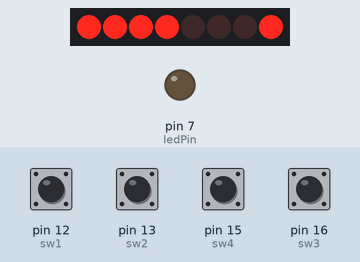
This sketch was run on a simulated Arduino Uno, built with avr-gcc and run on an emulated ATmega328P. Shown: 8 port-expander outputs drawn as a row of LEDs (first output left, lit = HIGH), output pins drawn as LEDs (lit = HIGH). Wiring (inferred from the names in the program): PCF8574 port expander at I2C address 0x3E. Wiring (inferred from the signals the program sends): row of LEDs: on Q0, Q1, Q2, Q3, Q4, Q5, Q6, Q7. The inputs (shaded band) are chosen by the test bench; at power-on: pin 12 (sw1), pin 13 (sw2), pin 15 (sw4), pin 16 (sw3) HIGH.

Above: at 1.2 s.
1.3 s: pin 12 (sw1) pulled LOW for 0.15 s
At 2.2 s:
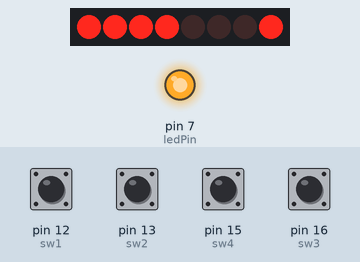
2.9 s: pin 12 (sw1) pulled LOW for 1 s
At 4.7 s:
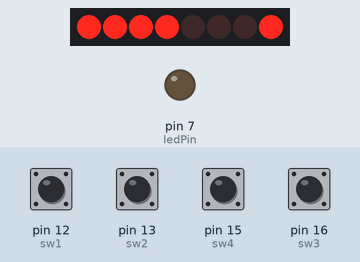
Timing chart, 0 to 6.2 s (numbered marks = the images above; inputs shaded):
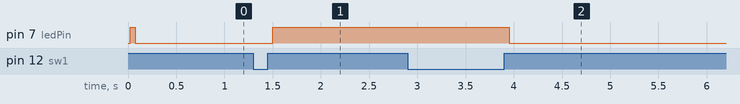

Measured:
- after the input at 1.3 s, pin 7 (ledPin): LOW → HIGH after 0.20 s
- after the input at 2.9 s, pin 7 (ledPin): HIGH → LOW after 1.1 s

The sketch:

mirror.ino
```cpp
/* mirror
 *
 *  CSE 132 - Studio 7
 *
 *  Fill this out so we know whose studio this is.
 *
 *  Name:Elan Miller
 *  WUSTL Key:elanbmiller
 *
 *  Name:
 *  WUSTL Key:
 *
 *  Name:
 *  WUSTL Key:
 *
 *  Name:
 *  WUSTL Key:
 *
 */

#define sw1 12
#define sw2 13
#define sw3 16
#define sw4 15

#define ledPin 7

#include <Arduino.h>
#include <Wire.h>
#include <ST7036.h>

ST7036 lcd = ST7036 ( 2, 16, 0x7c );

int input = 1;
int input2 = 1;
int input3 = 1;
int input4 = 1;

int pushCount = 0;

int lastButtonState = LOW;//reading = 1;
int ledState = HIGH;
int buttonState;
long hold = 0;

long lastDebounceTime = 0;
long debounceDelay = 50;

void setup ()
{
  lcd.init ();
  lcd.setContrast(0);
  // insert code here as needed

  //Serial.begin(9600);
  pinMode(sw1, INPUT_PULLUP);
  pinMode(sw2, INPUT_PULLUP);
  pinMode(sw3, INPUT_PULLUP);
  pinMode(sw4, INPUT_PULLUP);

  pinMode(ledPin, OUTPUT);

  digitalWrite(ledPin, ledState);

}

void loop ()
{

// Serial.print("input : ");Serial.println(input);//when pressed, digitalRead value is 0, otherwise, it's 1
// digitalWrite(ledPin, input);


 //Serial.print("input2 : ");Serial.println(input2);
// digitalWrite(ledPin, input2);

// Serial.print("input3 : ");Serial.println(input3);
// digitalWrite(ledPin, input3);

// Serial.print("input4 : ");Serial.println(input4);
// digitalWrite(ledPin, input4);

  input = digitalRead(sw1);
  input2 = digitalRead(sw2);
  input3 = digitalRead(sw3);
  input4 = digitalRead(sw4);

  /*
  if(input != lastButtonState || input2 != lastButtonState || input3 != lastButtonState || input4 != lastButtonState){
    lastDebounceTime = millis();
  }
  */
  if(input != lastButtonState){
    lastDebounceTime = millis();
    hold = input;
  }

  /*
  else if(input2 != lastButtonState){
    lastDebounceTime = millis();
    hold = input2;
  }


  else if(input3 != lastButtonState){
    lastDebounceTime = millis();
    hold = input3;
  }


  else if(input4 != lastButtonState){
    lastDebounceTime = millis();
    hold = input4;
  }
  */

  if ((millis() - lastDebounceTime) > debounceDelay) {
    if(hold != buttonState){
      buttonState = hold;

      if(buttonState == HIGH){
        ledState = !ledState;
      }
    }
  }

 /*
 if((input == 0 || input2 == 0 || input3 == 0 || input4 == 0)){
 pushCount++;
 lcd.clear ();
 lcd.print(pushCount);
 }

 lcd.clear ();
 lcd.print(pushCount);
  */

digitalWrite(ledPin, ledState);
lastButtonState = hold;
}
```
